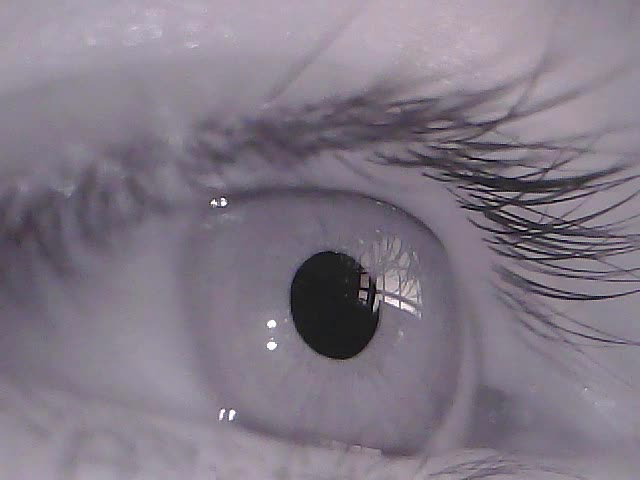
#> input picture dataset/LPW_frames/LPW/1/1_frames/frame_1.png, 640 x 480 px; its folder holds only this picture in this run
$ python cli_runner.py --img_path dataset/LPW_frames/LPW/1/1_frames/frame_1.png
#> lines starting #> are read from the running program, lines starting #| are printed output that depends on the picture; after the words box and inside, x2 and y2 are one past the last pixel; in counts of white or black regions, pixels touching at a corner belong together
### src/segment.py
import cv2
import numpy as np
import pandas as pd
import matplotlib.pyplot as plt
from pathlib import Path


def find_pupil(image):
    if peak_detected(image):
        edges = edge_pupil_center_detection(image)
        if edges is not None:
            ellipsis, center = edges
            return ellipsis, center
        else:
            # Thresholding and coarse positioning
            return None
    else:
        # Thresholding and coarse positioning
        return None


# Returns True if there is a peak in the histogram of an image
def peak_detected(image, th=200, mu=10):
    # Calculate the histogram of the image
    hist = cv2.calcHist([image], [0], None, [256], [0, 256])

    # Calculate the average intensity of the image
    avg_intensity = np.mean(image)

    # If there is a peak in the histogram, return True
    for i in range(256):
        if hist[i] > th and hist[i] > mu * avg_intensity:
            return True

    return False


# Returns the ellipsis that best fits the pupil with its center, or None if no pupil is found
def edge_pupil_center_detection(image):
    # Apply Gaussian filtering for smoothing
    smoothed = cv2.GaussianBlur(image, (5, 5), 0)

    # Apply Canny edge detection
    edges = cv2.Canny(smoothed, 50, 100)  # Adjust the threshold as needed

    # Find the contours of the edges
    contours, _ = cv2.findContours(
        edges, cv2.RETR_EXTERNAL, cv2.CHAIN_APPROX_SIMPLE
    )

    # Find the ellipses that best fit the contours
    ellipses = []
    for contour in contours:
        if len(contour) >= 30:
            ellipse = cv2.fitEllipse(contour)

            # Unpack the ellipse parameters
            (center_x, center_y), (major_axis, minor_axis), angle = ellipse

            # Convert the parameters to integer values
            center = (int(center_x), int(center_y))
            axes = (int(major_axis / 2), int(minor_axis / 2))

            # Calculate the size of the square based on a scale factor
            scale_factor = 0.4
            square_size = int(min(axes) * scale_factor)

            # Define the coordinates of the square
            x = center[0] - square_size // 2
            y = center[1] - square_size // 2

            # Extract the square region of interest (ROI) from the image
            roi = image[y : y + square_size, x : x + square_size]

            # Calculate the percentage of black pixels within the ROI
            black_pixels = np.sum(roi < 45)
            total_pixels = roi.size
            if total_pixels == 0:
                black_pixels_percentage = 0
            else:
                black_pixels_percentage = black_pixels / total_pixels

            # If the percentage of black pixels is greater than 90%, then the ellipse is a pupil
            if black_pixels_percentage > 0.9:
                ellipses.append(ellipse)

    # If no ellipses are found, return None. Otherwise, return the largest ellipse with its center
    if len(ellipses) == 0:
        return None
    else:
        return find_largest_ellipsis(ellipses)


# Returns the largest ellipse with its center
def find_largest_ellipsis(ellipses):
    # Initialize variables for tracking the largest ellipse
    largest_area = 0
    largest_ellipse = None
    center = None

    for ellipse in ellipses:
        # Unpack the ellipse parameters
        (center_x, center_y), (major_axis, minor_axis), angle = ellipse

        # Convert the parameters to integer values
        c = (int(center_x), int(center_y))
        axes = (int(major_axis / 2), int(minor_axis / 2))

        # Calculate the area of the ellipse contour
        contour_area = np.pi * (axes[0] / 2) * (axes[1] / 2)

        # Check if the current ellipse has a larger area than the previous largest ellipse
        if contour_area > largest_area:
            largest_area = contour_area
            largest_ellipse = ellipse
            center = c

    return largest_ellipse, center


# Draw the ellipsis on the image
def draw_ellipsis(image: np.ndarray, ellipsis):
    if ellipsis is not None:
        image = cv2.cvtColor(image, cv2.COLOR_GRAY2RGB)
        cv2.ellipse(image, ellipsis, (255, 0, 0), 2)
    return image


def process_image(plots_dir: str, image_path: str):
#> called with plots_dir = 'plots'
    image = cv2.imread(image_path, 0)
#> image: shape (480, 640); min 0, max 255, mean 124.8

    if find_pupil(image) is not None:
#> in peak_detected, `hist = cv2.calcHist([image], [0], None, [256], [0, 256])`: hist = 256 values, max 5985 at index 126, min 0 at index 219, mean 1200
#> in peak_detected, `avg_intensity = np.mean(image)`: avg_intensity = 124.8
#> in edge_pupil_center_detection, `edges = cv2.Canny(smoothed, 50, 100)`:
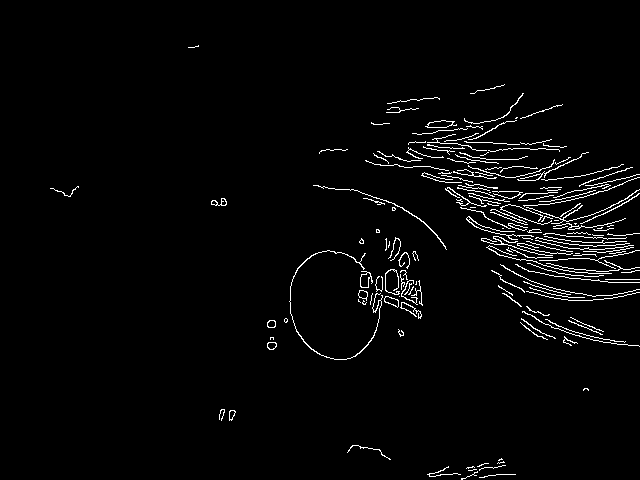
#> edges: shape (480, 640); 2.6% white in thin lines or dots, all inside (x1, y1, x2, y2) = (50, 45, 640, 480)
#> in edge_pupil_center_detection, `contours, _ = cv2.findContours( edges, cv2.RETR_EXTERNAL, cv2.CHAIN_AP..`: contours = 167 contours, 151 with area under 20; largest, box (x1, y1, x2, y2) and area: (425, 120, 457, 128) 139, (360, 271, 373, 288) 118, (384, 296, 399, 308) 90, (289, 250, 383, 360) 84, (358, 290, 368, 301) 60
#> the loop in edge_pupil_center_detection, `for contour in contours:` made 167 passes
#> (center_x, center_y, major_axis, minor_axis, angle, center, axes, square_size) on passes 21, 36, 43, 51, 55, 58, 61, 66: (591.6, 327, 17.64, 97.32, 104, (591, 327), (8, 48), 3), (560.7, 288.4, 13.82, 74.1, 99.79, (560, 288), (6, 37), 2), (411.3, 291.7, 18.66, 21.93, 171.7, (411, 291), (9, 10), 3), (391.5, 281.3, 17.01, 24.73, 170.7, (391, 281), (8, 12), 3), (587, 264.6, 10.52, 80.98, 94.76, (587, 264), (5, 40), 2), (404.3, 260.3, 10.32, 15.73, 3.96, (404, 260), (5, 7), 2), (572.8, 258.6, 12.02, 56.16, 0, (572, 258), (6, 28), 2), (550.8, 260.5, 12.45, 120.8, 101.9, (550, 260), (6, 60), 2)
#> (center_x, center_y, major_axis, minor_axis, angle, center, axes, square_size) on passes 5, 10, 25, 34, 52, 53: (371.8, 487.8, 11.64, 129.4, 0, (371, 487), (5, 64), 2), (367.9, 457.9, 21.03, 44.39, 106.4, (367, 457), (10, 22), 4), (592.9, 314.8, 47.74, 162.7, 104.1, (592, 314), (23, 81), 9), (573.9, 335.5, 71.55, 150.7, 92.5, (573, 335), (35, 75), 14), (602.6, 268.5, 24.41, 175.4, 94.02, (602, 268), (12, 87), 4), (560.8, 242.8, 90.89, 194.7, 107.4, (560, 242), (45, 97), 18)
#> the loop in find_largest_ellipsis, `for ellipse in ellipses:` made 3 passes
#> ellipse on passes 1 to 3: ((334.1, 304), (88.9, 109.9), 171.3), ((527.9, 258.6), (6.3, 24.09), 103.3), ((537.6, 233.6), (8.66, 140.2), 109.6)
        ellipsis, center = find_pupil(image)
#> the loop in edge_pupil_center_detection (call 2), `for contour in contours:` made 167 passes
#> contour on passes 30, 41, 44: [[399, 296]], [[416, 281], [416, 283], [415, 284], [416, 284]], [[605, 279], [639, 279]]
#> the loop in find_largest_ellipsis (call 2), `for ellipse in ellipses:` made 3 passes
        image = draw_ellipsis(image, ellipsis)
        msg = f"pupil center : {center}"
    else:
        msg = "no pupil detected"

    bottom_left_coord = (10, image.shape[0] - 10)
    image = cv2.putText(
        image,
        msg,
        bottom_left_coord,
        cv2.FONT_HERSHEY_SIMPLEX,
        0.5,
        (0, 255, 0),
        1,
        cv2.LINE_AA,
    )
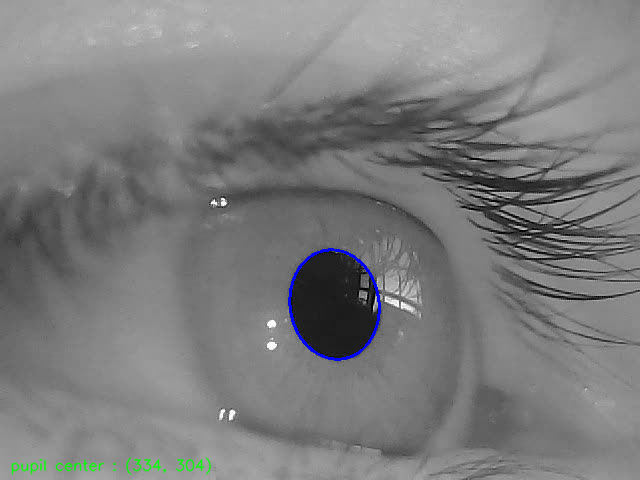
#> image: shape (480, 640, 3); mean B, G, R 125.1, 124.7, 124.3
    plt.imsave(f"{plots_dir}/{Path(image_path).stem}.png", image)

# [6 lines left out: function ExCuSe, not called in this run]

### cli_runner.py
from argparse import ArgumentParser
from src import segment
from src import test

from src import pupilCore

# black -t py39 -l 80 src/*.py cli_runner.py

DATASET_DIR = "dataset/LPW_frames_symlink/LPW"
PLOTS_DIR = "plots"

if __name__ == "__main__":
    parser = ArgumentParser()
    parser.add_argument(
        "--img_path",
        type=str,
        nargs="?",
        const=f"{DATASET_DIR}/1/1_frames/frame_1.png",
    )
    parser.add_argument(
        "--folder_path", type=str, nargs="?", const=f"{DATASET_DIR}/1"
    )
    parser.add_argument(
        "--dataset_path", type=str, nargs="?", const=DATASET_DIR
    )
    args = parser.parse_args()

    if args.img_path is not None:
        # guardar la imagen con la pupila detectada marcada
        segment.process_image(PLOTS_DIR, args.img_path)
    elif args.folder_path is not None:
        test.test_folder(PLOTS_DIR, args.folder_path)
    elif args.dataset_path is not None:
        # guardar cumulative plot en la carpeta plot
        test.test_dataset(PLOTS_DIR, args.dataset_path)
    else:
        print("No arguments provided. Please use --img_path or --dataset_path")
        exit(1)
